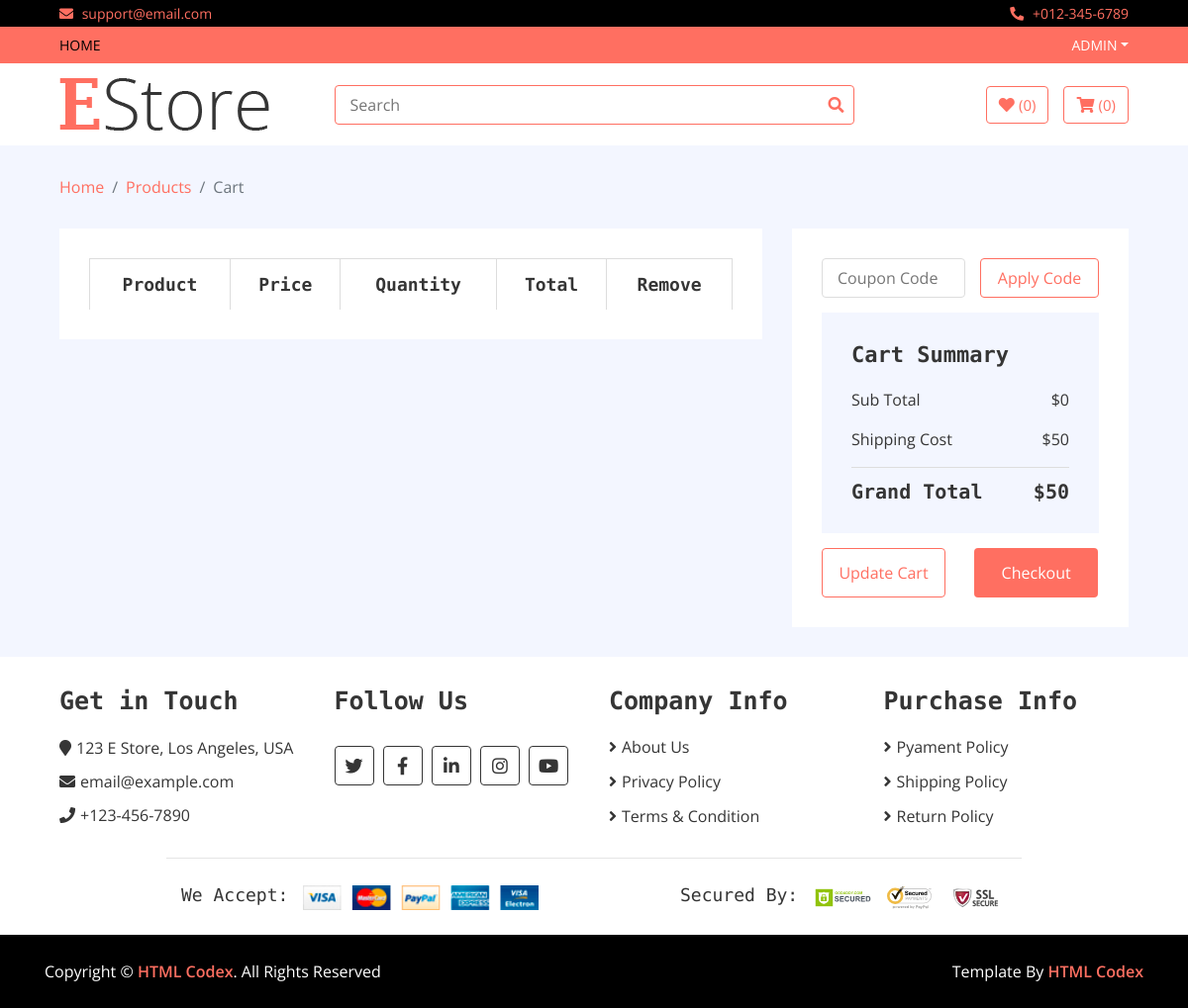
Before: /cart (signed in) with the older database file.
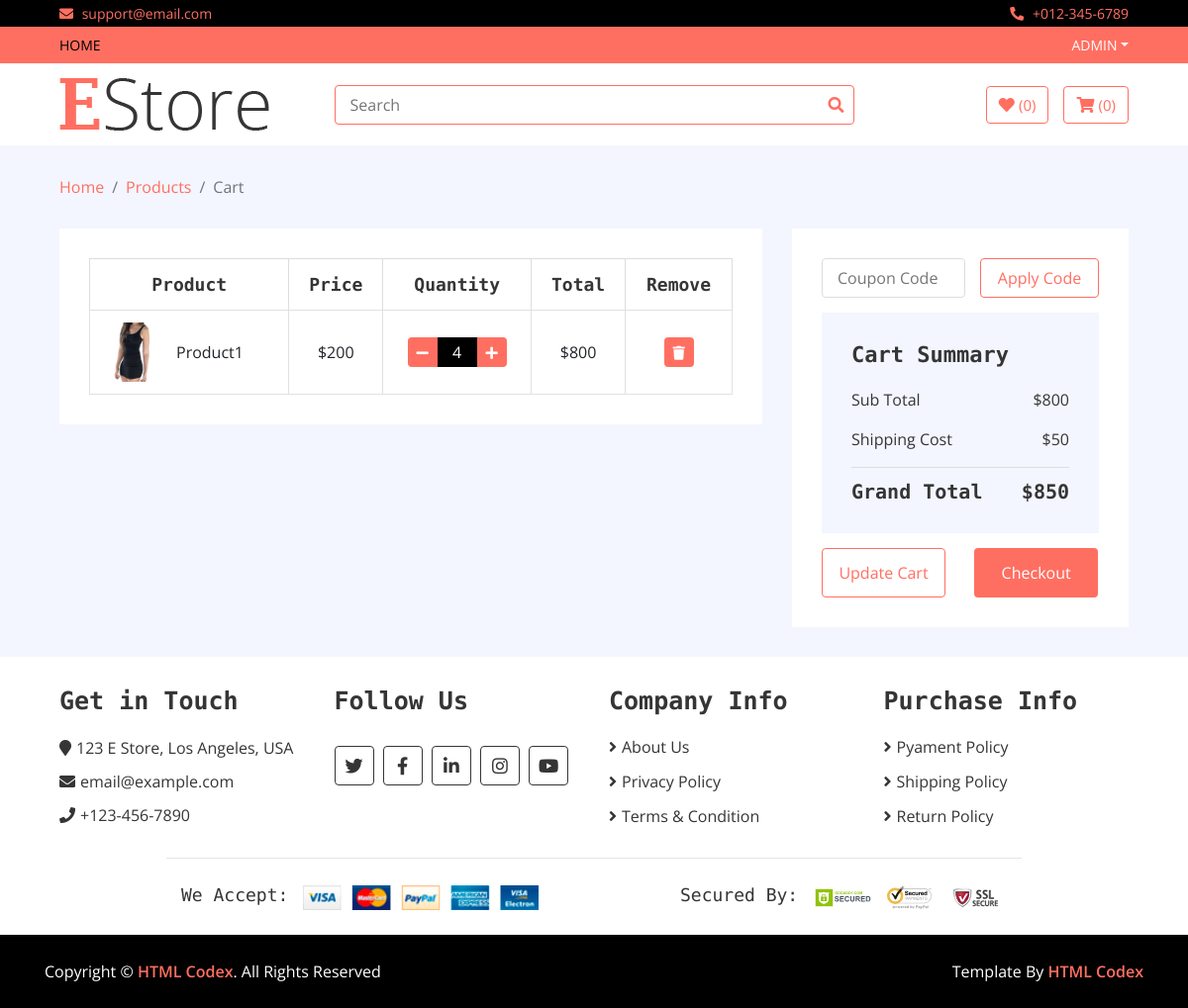
After: the same page with the newer database file.
### home/models.py (models this page shows, shortened)
class Cart(models.Model):
    name = models.CharField(max_length=300)
    price = models.IntegerField()
    quantity = models.IntegerField()
    total = models.IntegerField()
    slug = models.SlugField(max_length=500)
    product = models.ForeignKey(Product, on_delete=models.CASCADE)
    checkout = models.BooleanField(default=False)

class Product(models.Model):
    name =models.CharField(max_length=300)
    price = models.IntegerField()
    discounted_price = models.IntegerField()
    image = models.ImageField(upload_to='media')
    description = models.TextField(blank = True)
    specification = models.TextField(blank = True)
    slug = models.TextField(unique = True)
    category = models.ForeignKey(Category, on_delete=models.CASCADE)
    brand = models.ForeignKey(Brand, on_delete=models.CASCADE)
    stock = models.CharField(max_length=100, choices=STOCK)
    labels = models.CharField(max_length=100,choices=LABELS)

### home/views.py (the view)
# urls.py: path("cart", CartView.as_view(), name = 'cart'),
class CartView(BaseView):
    def get(self,request):
        total_price = 0
        username = request.user.username
        self.views['cart_products'] = Cart.objects.filter(name = username, checkout = False)
        for i in Cart.objects.filter(name = username, checkout = False):
            total_price = total_price + i.total
        self.views['total_price'] = total_price
        self.views['delivery_charge'] = 50
        self.views['all_total_price'] = total_price + self.views['delivery_charge']
        return render(request,'cart.html',self.views)

### templates/cart.html
{% extends 'base.html' %}
{% load static %}
{% block content %}
        <div class="breadcrumb-wrap">
            <div class="container-fluid">
                <ul class="breadcrumb">
                    <li class="breadcrumb-item"><a href="#">Home</a></li>
                    <li class="breadcrumb-item"><a href="#">Products</a></li>
                    <li class="breadcrumb-item active">Cart</li>
                </ul>
            </div>
        </div>
        <div class="cart-page">
            <div class="container-fluid">
                <div class="row">
                    <div class="col-lg-8">
                        <div class="cart-page-inner">
                            <div class="table-responsive">
                                <table class="table table-bordered">
                                    <thead class="thead-dark">
                                        <tr>
                                            <th>Product</th>
                                            <th>Price</th>
                                            <th>Quantity</th>
                                            <th>Total</th>
                                            <th>Remove</th>
                                        </tr>
                                    </thead>
                                    <tbody class="align-middle">
                                    {% for cart in cart_products %}
                                        <tr>
                                            <td>
                                                <div class="img">
                                                    <a href="#"><img src="{{cart.product.image.url}}" alt="Image"></a>
                                                    <p>{{cart.product.name}}</p>
                                                </div>
                                            </td>
                                            <td>${{cart.price}}</td>
                                            <td>
                                                <div class="qty">
                                                    <a href = "reduce_quantity/{{cart.slug}}"><button class="btn-minus"><i class="fa fa-minus"></i></button></a>
                                                    <input type="text" value="{{cart.quantity}}">
                                                    <a href = "/add_to_cart/{{cart.slug}}"><button class="btn-plus"><i class="fa fa-plus"></i></button></a>
                                                </div>
                                            </td>
                                            <td>${{cart.total}}</td>
                                            <td><a href = "delete_cart/{{cart.slug}}"><button><i class="fa fa-trash"></i></button></a></td>
                                        </tr>
                                    {% endfor %}
                                    </tbody>
                                </table>
                            </div>
                        </div>
                    </div>
                    <div class="col-lg-4">
                        <div class="cart-page-inner">
                            <div class="row">
                                <div class="col-md-12">
                                    <div class="coupon">
                                        <input type="text" placeholder="Coupon Code">
                                        <button>Apply Code</button>
                                    </div>
                                </div>
                                <div class="col-md-12">
                                    <div class="cart-summary">
                                        <div class="cart-content">
                                            <h1>Cart Summary</h1>
                                            <p>Sub Total<span>${{total_price}}</span></p>
                                            <p>Shipping Cost<span>${{delivery_charge}}</span></p>
                                            <h2>Grand Total<span>${{all_total_price}}</span></h2>
                                        </div>
                                        <div class="cart-btn">
                                            <button>Update Cart</button>
                                            <button>Checkout</button>
                                        </div>
                                    </div>
                                </div>
                            </div>
                        </div>
                    </div>
                </div>
            </div>
        </div>
        {% endblock %}

### templates/base.html (shortened to what this page needs)
<!DOCTYPE html>
{% load static %}
<html lang="en">
    <head>
        <link href="https://stackpath.bootstrapcdn.com/bootstrap/4.4.1/css/bootstrap.min.css" rel="stylesheet">
        <link href="https://cdnjs.cloudflare.com/ajax/libs/font-awesome/5.10.0/css/all.min.css" rel="stylesheet">
        <link href="{% static 'lib/slick/slick.css' %}" rel="stylesheet">
        <link href="{% static 'lib/slick/slick-theme.css' %}" rel="stylesheet">
        <link href="{% static 'css/style.css' %}" rel="stylesheet">
    </head>
    <body>
        <div class="top-bar">
            <div class="container-fluid">
                <div class="row">
                    <div class="col-sm-6">
                        <i class="fa fa-envelope"></i>
                        support@email.com
                    </div>
                    <div class="col-sm-6">
                        <i class="fa fa-phone-alt"></i>
                        +012-345-6789
                    </div>
                </div>
            </div>
        </div>
        <div class="nav">
            <div class="container-fluid">
                <nav class="navbar navbar-expand-md bg-dark navbar-dark">
                    <div class="collapse navbar-collapse justify-content-between" id="navbarCollapse">
                        <div class="navbar-nav mr-auto">
                            <a href="index.html" class="nav-item nav-link active">Home</a>
                        </div>
                        {% if user.is_authenticated %}
                        <div class="navbar-nav ml-auto">
                            <div class="nav-item dropdown">
                                <a href="#" class="nav-link dropdown-toggle" data-toggle="dropdown">{{user.username}}</a>
                            </div>
                        </div>
                        {% endif %}
                    </div>
                </nav>
            </div>
        </div>
        <div class="bottom-bar">
            <div class="container-fluid">
                <div class="row align-items-center">
                    <div class="col-md-3">
                        <div class="logo">
                            <a href="index.html">
                                <img src="img/logo.png" alt="Logo">
                            </a>
                        </div>
                    </div>
                    <div class="col-md-6">
                        <form method = "GET" action = '/search'>
                        <div class="search">
                            <input type="text" name = "search" placeholder="Search" required>
                            <button type = "submit"><i class="fa fa-search"></i></button>
                        </div>
                        </form>
                    </div>
                    <div class="col-md-3">
                        <div class="user">
                            <a href="wishlist.html" class="btn wishlist">
                                <i class="fa fa-heart"></i>
                                <span>(0)</span>
                            </a>
                            <a href="cart.html" class="btn cart">
                                <i class="fa fa-shopping-cart"></i>
                                <span>(0)</span>
                            </a>
                        </div>
                    </div>
                </div>
            </div>
        </div>
    {% block content %}
        {% endblock %}
        <div class="footer">
            <div class="container-fluid">
                <div class="row">
                    <div class="col-lg-3 col-md-6">
                        <div class="footer-widget">
                            <h2>Get in Touch</h2>
                            <div class="contact-info">
                                <p><i class="fa fa-map-marker"></i>123 E Store, Los Angeles, USA</p>
                                <p><i class="fa fa-envelope"></i>email@example.com</p>
                                <p><i class="fa fa-phone"></i>+123-456-7890</p>
                            </div>
                        </div>
                    </div>
                    <div class="col-lg-3 col-md-6">
                        <div class="footer-widget">
                            <h2>Follow Us</h2>
                            <div class="contact-info">
                                <div class="social">
                                    <a href=""><i class="fab fa-twitter"></i></a>
                                    <a href=""><i class="fab fa-facebook-f"></i></a>
                                    <a href=""><i class="fab fa-linkedin-in"></i></a>
                                    <a href=""><i class="fab fa-instagram"></i></a>
                                    <a href=""><i class="fab fa-youtube"></i></a>
                                </div>
                            </div>
                        </div>
                    </div>
                    <div class="col-lg-3 col-md-6">
                        <div class="footer-widget">
                            <h2>Company Info</h2>
                            <ul>
                                <li><a href="#">About Us</a></li>
                                <li><a href="#">Privacy Policy</a></li>
                                <li><a href="#">Terms & Condition</a></li>
                            </ul>
                        </div>
                    </div>
                    <div class="col-lg-3 col-md-6">
                        <div class="footer-widget">
                            <h2>Purchase Info</h2>
                            <ul>
                                <li><a href="#">Pyament Policy</a></li>
                                <li><a href="#">Shipping Policy</a></li>
                                <li><a href="#">Return Policy</a></li>
                            </ul>
                        </div>
                    </div>
                </div>
                <div class="row payment align-items-center">
                    <div class="col-md-6">
                        <div class="payment-method">
                            <h2>We Accept:</h2>
                            <img src="img/payment-method.png" alt="Payment Method" />
                        </div>
                    </div>
                    <div class="col-md-6">
                        <div class="payment-security">
                            <h2>Secured By:</h2>
                            <img src="img/godaddy.svg" alt="Payment Security" />
                            <img src="img/norton.svg" alt="Payment Security" />
                            <img src="img/ssl.svg" alt="Payment Security" />
                        </div>
                    </div>
                </div>
            </div>
        </div>
        <div class="footer-bottom">
            <div class="container">
                <div class="row">
                    <div class="col-md-6 copyright">
                        <p>Copyright &copy; <a href="https://htmlcodex.com">HTML Codex</a>. All Rights Reserved</p>
                    </div>
                    <div class="col-md-6 template-by">
                        <p>Template By <a href="https://htmlcodex.com">HTML Codex</a></p>
                    </div>
                </div>
            </div>
        </div>
    </body>
</html>

Changed rows visible on the page:
added Cart: product.image (picture), product.name "Product1", price "200", quantity "4", total "800"
Other visible differences:
{{ total_price }}: "0" → "800"
{{ all_total_price }}: "50" → "850"
